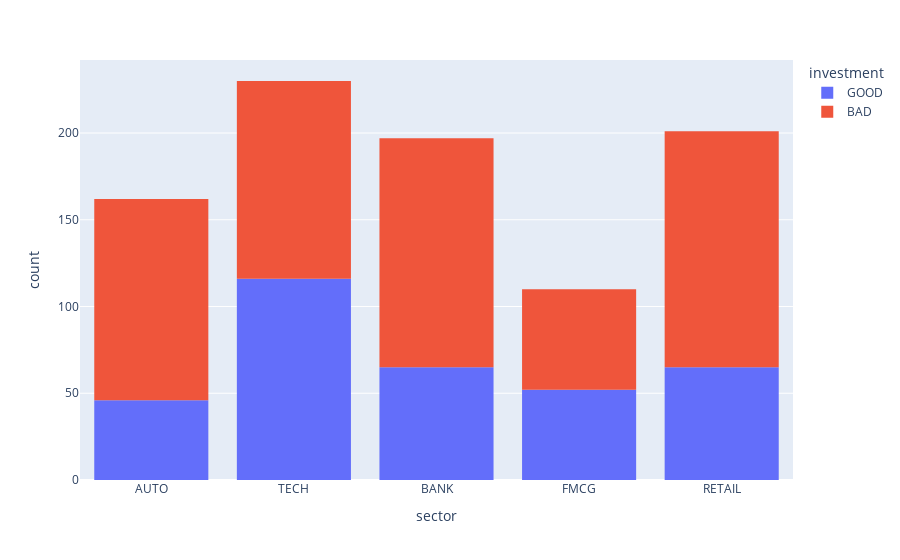

Write notebook code for a chart like this one.
### Markdown cell above
* Es posible observar como se evidenciaba en el arbol de clasificación que los variables con mayor incidencia eran Inflation y nominal return. 

- Sector, horizon day,  amount, price sell, price buy, volatility buy, volatility sell, sharpe ratio, expect return, ESG ranking, PE ratio, EPS ratio, PS ratio, NetProfitmargin, current ratio, roa ratio y roe ratio no presentan aparentemente una fuerte tendencia hacia una categoria. Es decir, visualmente, no parecen ser determinantes en clasificar a una inversión como GOOD o BAD.

### Code cell
import plotly.express as px

# Supongamos que 'variable1' y 'variable2' son las dos variables categóricas que deseas comparar
fig = px.histogram(data, x='sector', color='investment')
fig.show()

### Figure 1 — Plotly figure (JSON) as saved in the notebook; plotly's stock layout.template omitted (floating-point values rounded to 4 significant figures; data arrays with more than 128 entries replaced by an {"elided": "..."} marker saying what was removed)
{"data": [{"alignmentgroup": "True", "bingroup": "x", "hovertemplate": "investment=GOOD<br>sector=%{x}<br>count=%{y}<extra></extra>", "legendgroup": "GOOD", "marker": {"color": "#636efa", "pattern": {"shape": ""}}, "name": "GOOD", "offsetgroup": "GOOD", "orientation": "v", "showlegend": true, "type": "histogram", "x": {"elided": "344 str values"}, "xaxis": "x", "yaxis": "y"}, {"alignmentgroup": "True", "bingroup": "x", "hovertemplate": "investment=BAD<br>sector=%{x}<br>count=%{y}<extra></extra>", "legendgroup": "BAD", "marker": {"color": "#EF553B", "pattern": {"shape": ""}}, "name": "BAD", "offsetgroup": "BAD", "orientation": "v", "showlegend": true, "type": "histogram", "x": {"elided": "556 str values"}, "xaxis": "x", "yaxis": "y"}], "layout": {"barmode": "relative", "legend": {"title": {"text": "investment"}, "tracegroupgap": 0}, "margin": {"t": 60}, "xaxis": {"anchor": "y", "domain": [0, 1], "title": {"text": "sector"}}, "yaxis": {"anchor": "x", "domain": [0, 1], "title": {"text": "count"}}}}
